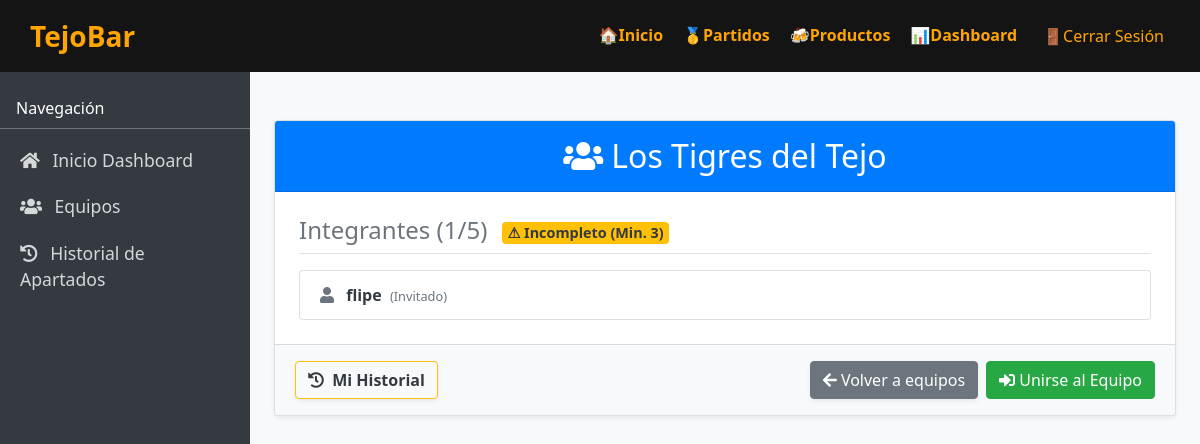
The app's page /equipos/2/ (signed in), older data.
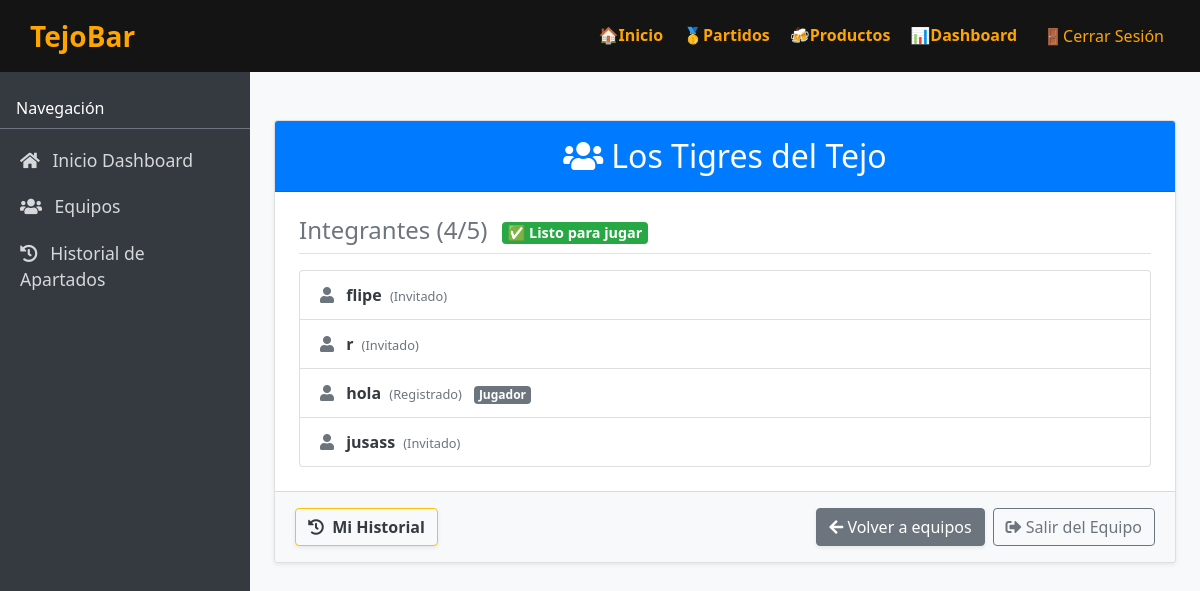
The same page, newer data.
### tejobar_app/models.py (models this page shows, shortened)
class Equipo(models.Model):
    nombre_equipo = models.CharField(max_length=100, unique=True)
    @property
    def num_jugadores(self):
        return self.equipo_jugadores.count()
    @property
    def is_completo(self):
        return 3 <= self.num_jugadores <= 5
    @property
    def is_excedido(self):
        return self.num_jugadores > 5

class JugadorEquipo(models.Model):
    TIPO_REGISTRADO = 'registrado'
    TIPO_INVITADO = 'invitado'
    TIPO_CHOICES = [
        (TIPO_REGISTRADO, 'Registrado'),
        (TIPO_INVITADO, 'Invitado'),
    ]
    jugador = models.ForeignKey(
        Jugador, on_delete=models.CASCADE, related_name="jugador_equipos", null=True, blank=True
    )
    equipo = models.ForeignKey(
        Equipo, on_delete=models.CASCADE, related_name="equipo_jugadores"
    )
    es_capitan = models.BooleanField(default=False)
    tipo_usuario = models.CharField(max_length=20, choices=TIPO_CHOICES, default=TIPO_REGISTRADO)
    nombre_invitado = models.CharField(max_length=100, blank=True, null=True)
    telefono_invitado = models.CharField(max_length=20, blank=True, null=True)
    correo_invitado = models.EmailField(blank=True, null=True)
    def get_nombre(self):
        if self.tipo_usuario == self.TIPO_REGISTRADO and self.jugador:
            return self.jugador.persona.nombre
        return self.nombre_invitado or "Jugador Invitado Desconocido"

class Jugador(models.Model):
    persona = models.OneToOneField(
        Persona,
        primary_key=True,
        on_delete=models.CASCADE,
        related_name="jugador",
    )
    estado = models.BooleanField(default=True)
    rut = models.CharField(max_length=50, blank=True, null=True)

class Persona(models.Model):
    ROL_JUGADOR = "jugador"
    ROL_CAPITAN = "capitan"
    ROL_ADMIN = "admin"
    ROL_CHOICES = [
        (ROL_JUGADOR, "Jugador"),
        (ROL_CAPITAN, "Capitán"),
        (ROL_ADMIN, "Admin"),
    ]
    user = models.OneToOneField(
        User, on_delete=models.CASCADE, related_name="persona", null=True, blank=True
    )
    nombre = models.CharField(
        max_length=25,
        validators=[
            MinLengthValidator(2, message="El nombre debe tener al menos 2 caracteres."),
            RegexValidator(
                regex=r'^[a-zA-ZáéíóúÁÉÍÓÚüÜñÑ\s]+$',
                message="El nombre solo puede contener letras y espacios."
            )
        ]
    )
    correo = models.EmailField(unique=True)
    numero = models.CharField(max_length=20)
    rol = models.CharField(max_length=10, choices=ROL_CHOICES, default=ROL_JUGADOR)

### tejobar_app/views.py (the view)
# urls.py: path("equipos/<int:pk>/", views.equipo_detail, name="equipos_show"),
@login_required
def equipo_detail(request: HttpRequest, pk: int) -> HttpResponse:
    equipo = get_object_or_404(Equipo, pk=pk)
    persona = getattr(request.user, "persona", None)
    if not persona:
        messages.error(request, "Perfil no válido.")
        return redirect("tejobar_app:home")
    es_miembro = False
    es_capitan = False
    puede_unirse = False
    if hasattr(persona, "jugador"):
        miembro = JugadorEquipo.objects.filter(jugador=persona.jugador, equipo=equipo).first()
        if miembro:
            es_miembro = True
            es_capitan = miembro.es_capitan
        else:
            if not JugadorEquipo.objects.filter(jugador=persona.jugador).exists():
                if equipo.equipo_jugadores.count() < 5:
                    puede_unirse = True
    jugadores_equipo = equipo.equipo_jugadores.select_related("jugador__persona").all()
    from .models import HistorialEquipo
    miembros_actuales_ids = jugadores_equipo.filter(jugador__isnull=False).values_list('jugador_id', flat=True)
    historial_pasado = HistorialEquipo.objects.filter(
        equipo=equipo,
        fecha_salida__isnull=False
    ).exclude(
        jugador_id__in=miembros_actuales_ids
    ).select_related('jugador__persona').order_by('-fecha_salida')
    context = {
        "equipo": equipo,
        "jugadores_equipo": jugadores_equipo,
        "historial_pasado": historial_pasado,
        "es_miembro": es_miembro,
        "es_capitan": es_capitan,
        "es_admin": persona.rol == Persona.ROL_ADMIN,
        "puede_unirse": puede_unirse,
        "add_member_form": JugadorEquipoForm(equipo=equipo) if (es_capitan or persona.rol == Persona.ROL_ADMIN) else None,
    }
    return render(request, "equipos/show.html", context)

### templates/equipos/show.html (shortened to what this page needs)
{% extends "dashboard/base.html" %}
{% block content %}
<div class="card mt-4 shadow-sm">
    <div class="card-header bg-primary text-white py-3">
        <h2 class="mb-0 text-center"><i class="fas fa-users mr-2"></i>{{ equipo.nombre_equipo }}</h2>
    </div>
    <div class="card-body p-4">
        <h4 class="mb-3 text-secondary border-bottom pb-2">
            Integrantes ({{ equipo.num_jugadores }}/5)
            {% if equipo.is_completo %}
                <span class="badge badge-success ml-2" style="font-size: 0.6em; vertical-align: middle;">✅ Listo para jugar</span>
            {% elif equipo.is_excedido %}
                <span class="badge badge-danger ml-2" style="font-size: 0.6em; vertical-align: middle;">⚠ Excedido</span>
            {% else %}
                <span class="badge badge-warning text-dark ml-2" style="font-size: 0.6em; vertical-align: middle;">⚠ Incompleto (Min. 3)</span>
            {% endif %}
        </h4>
        <div class="list-group mb-0">
            {% for miembro in jugadores_equipo %}
                <div class="list-group-item d-flex justify-content-between align-items-center">
                    <div>
                        <i class="fas fa-user text-muted mr-2"></i>
                        <span class="font-weight-bold">{{ miembro.get_nombre }}</span>
                        <span class="text-muted small ml-1">({{ miembro.get_tipo_usuario_display }})</span>
                        {% if miembro.es_capitan %}
                            <span class="badge badge-warning text-dark ml-2"><i class="fas fa-crown mr-1"></i> Capitán</span>
                        {% elif miembro.tipo_usuario == 'registrado' %}
                            <span class="badge badge-secondary ml-2">Jugador</span>
                        {% endif %}
                    </div>
                </div>
            {% empty %}
                <div class="list-group-item text-center text-muted">No hay jugadores en este equipo.</div>
            {% endfor %}
        </div>
    </div>
    <div class="card-footer bg-light d-flex justify-content-end align-items-center py-3">
        {% if request.user.persona.rol == 'jugador' or request.user.persona.rol == 'capitan' %}
            <a href="{% url 'tejobar_app:equipos_historial_jugador' %}" class="btn btn-outline-warning border-warning font-weight-bold text-dark mr-auto shadow-sm">
                <i class="fas fa-history mr-1"></i> Mi Historial
            </a>
        {% endif %}
        <a href="{% url 'tejobar_app:equipos_index' %}" class="btn btn-secondary mr-2 shadow-sm">
            <i class="fas fa-arrow-left"></i> Volver a equipos
        </a>
        {% if request.user.persona.rol == 'admin' or es_capitan %}
            <a href="{% url 'tejobar_app:equipos_update' equipo.pk %}" class="btn btn-warning mr-2">
                <i class="fas fa-edit"></i> Renombrar
            </a>
            <form method="post" action="{% url 'tejobar_app:equipos_delete' equipo.pk %}" class="m-0" onsubmit="return confirm('¿Estás seguro de que deseas eliminar este equipo? Todos los jugadores quedarán sin equipo.');">
                {% csrf_token %}
                <button type="submit" class="btn btn-danger">
                    <i class="fas fa-trash-alt"></i> Eliminar Equipo
                </button>
            </form>
        {% elif es_miembro and not es_capitan %}
            <form method="post" action="{% url 'tejobar_app:equipos_leave' equipo.pk %}" class="m-0" onsubmit="return confirm('¿Estás seguro de que deseas salir de este equipo?');">
                <button type="submit" class="btn btn-outline-secondary">
                    <i class="fas fa-sign-out-alt"></i> Salir del Equipo
                </button>
            </form>
        {% elif puede_unirse %}
            <form method="post" action="{% url 'tejobar_app:equipos_join' equipo.pk %}" class="m-0">
                <button type="submit" class="btn btn-success">
                    <i class="fas fa-sign-in-alt"></i> Unirse al Equipo
                </button>
            </form>
        {% endif %}
    </div>
</div>
{% endblock %}

Row changes from the older to the newer data that the page shows:
computed for Equipo "Los Tigres del Tejo": num_jugadores "1" → "4"
added JugadorEquipo: get_nombre "r", tipo_usuario "Invitado"
added JugadorEquipo: get_nombre "hola", tipo_usuario "Registrado", es_capitan "Jugador"
added JugadorEquipo: get_nombre "jusass", tipo_usuario "Invitado"
Text that changed along with them:
text no longer shown: "⚠ Incompleto (Min. 3) Unirse al Equipo"
text now shown: "✅ Listo para jugar Salir del Equipo"
